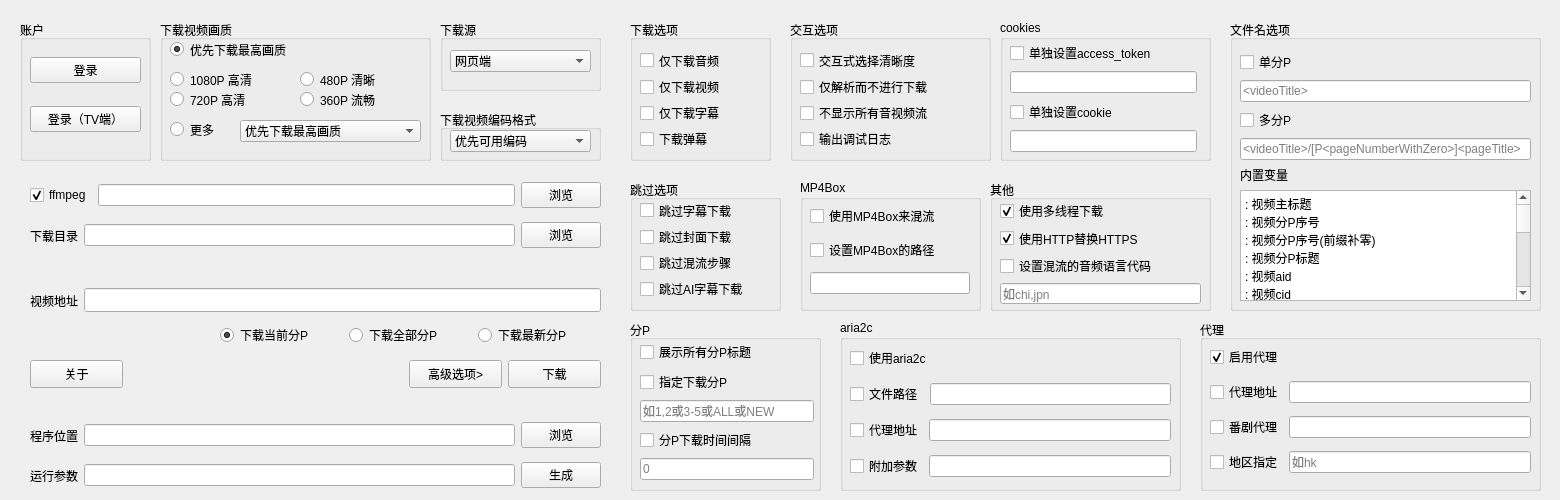
<?xml version="1.0" encoding="UTF-8"?>
<ui version="4.0">
 <class>Form_main</class>
 <widget class="QWidget" name="Form_main">
  <property name="geometry">
   <rect>
    <x>0</x>
    <y>0</y>
    <width>1560</width>
    <height>500</height>
   </rect>
  </property>
  <property name="minimumSize">
   <size>
    <width>620</width>
    <height>400</height>
   </size>
  </property>
  <property name="maximumSize">
   <size>
    <width>1560</width>
    <height>500</height>
   </size>
  </property>
  <property name="windowTitle">
   <string>BBDown - GUI</string>
  </property>
  <widget class="QWidget" name="horizontalLayoutWidget">
   <property name="geometry">
    <rect>
     <x>30</x>
     <y>180</y>
     <width>571</width>
     <height>31</height>
    </rect>
   </property>
   <layout class="QHBoxLayout" name="horizontalLayout">
    <item>
     <widget class="QCheckBox" name="checkBox_ffmpeg">
      <property name="whatsThis">
       <string/>
      </property>
      <property name="text">
       <string>ffmpeg</string>
      </property>
      <property name="checked">
       <bool>true</bool>
      </property>
     </widget>
    </item>
    <item>
     <widget class="QLineEdit" name="lineEdit_ffmpeg">
      <property name="text">
       <string/>
      </property>
      <property name="readOnly">
       <bool>false</bool>
      </property>
     </widget>
    </item>
    <item>
     <widget class="QPushButton" name="pushButton_ffmpeg">
      <property name="enabled">
       <bool>true</bool>
      </property>
      <property name="text">
       <string>浏览</string>
      </property>
     </widget>
    </item>
   </layout>
  </widget>
  <widget class="QWidget" name="horizontalLayoutWidget_3">
   <property name="geometry">
    <rect>
     <x>30</x>
     <y>220</y>
     <width>571</width>
     <height>31</height>
    </rect>
   </property>
   <layout class="QHBoxLayout" name="horizontalLayout_3">
    <item>
     <widget class="QLabel" name="label_dir">
      <property name="text">
       <string>下载目录</string>
      </property>
     </widget>
    </item>
    <item>
     <widget class="QLineEdit" name="lineEdit_dir">
      <property name="text">
       <string/>
      </property>
     </widget>
    </item>
    <item>
     <widget class="QPushButton" name="pushButton_dir">
      <property name="enabled">
       <bool>true</bool>
      </property>
      <property name="text">
       <string>浏览</string>
      </property>
     </widget>
    </item>
   </layout>
  </widget>
  <widget class="QGroupBox" name="groupBox">
   <property name="geometry">
    <rect>
     <x>440</x>
     <y>20</y>
     <width>161</width>
     <height>71</height>
    </rect>
   </property>
   <property name="title">
    <string>下载源</string>
   </property>
   <widget class="QComboBox" name="comboBox_source">
    <property name="geometry">
     <rect>
      <x>10</x>
      <y>30</y>
      <width>141</width>
      <height>22</height>
     </rect>
    </property>
    <item>
     <property name="text">
      <string>网页端</string>
     </property>
    </item>
    <item>
     <property name="text">
      <string>TV端</string>
     </property>
    </item>
    <item>
     <property name="text">
      <string>APP端</string>
     </property>
    </item>
    <item>
     <property name="text">
      <string>国际端</string>
     </property>
    </item>
   </widget>
  </widget>
  <widget class="QGroupBox" name="groupBox_2">
   <property name="geometry">
    <rect>
     <x>440</x>
     <y>110</y>
     <width>161</width>
     <height>51</height>
    </rect>
   </property>
   <property name="title">
    <string>下载视频编码格式</string>
   </property>
   <widget class="QComboBox" name="comboBox_encoding">
    <property name="geometry">
     <rect>
      <x>10</x>
      <y>20</y>
      <width>141</width>
      <height>22</height>
     </rect>
    </property>
    <item>
     <property name="text">
      <string>优先可用编码</string>
     </property>
    </item>
    <item>
     <property name="text">
      <string>AVC</string>
     </property>
    </item>
    <item>
     <property name="text">
      <string>AV1</string>
     </property>
    </item>
    <item>
     <property name="text">
      <string>HEVC</string>
     </property>
    </item>
   </widget>
  </widget>
  <widget class="QGroupBox" name="groupBox_3">
   <property name="geometry">
    <rect>
     <x>20</x>
     <y>20</y>
     <width>131</width>
     <height>141</height>
    </rect>
   </property>
   <property name="title">
    <string>账户</string>
   </property>
   <widget class="QWidget" name="verticalLayoutWidget_3">
    <property name="geometry">
     <rect>
      <x>10</x>
      <y>20</y>
      <width>111</width>
      <height>111</height>
     </rect>
    </property>
    <layout class="QVBoxLayout" name="verticalLayout_4">
     <item>
      <widget class="QPushButton" name="pushButton_login">
       <property name="text">
        <string>登录</string>
       </property>
      </widget>
     </item>
     <item>
      <widget class="QPushButton" name="pushButton_logintv">
       <property name="text">
        <string>登录（TV端）</string>
       </property>
      </widget>
     </item>
    </layout>
   </widget>
  </widget>
  <widget class="QWidget" name="horizontalLayoutWidget_4">
   <property name="geometry">
    <rect>
     <x>30</x>
     <y>280</y>
     <width>571</width>
     <height>41</height>
    </rect>
   </property>
   <layout class="QHBoxLayout" name="horizontalLayout_4">
    <item>
     <widget class="QLabel" name="label_url">
      <property name="text">
       <string>视频地址</string>
      </property>
     </widget>
    </item>
    <item>
     <widget class="QLineEdit" name="lineEdit_url">
      <property name="maximumSize">
       <size>
        <width>16777215</width>
        <height>24</height>
       </size>
      </property>
      <property name="toolTip">
       <string>&lt;html&gt;&lt;head/&gt;&lt;body&gt;&lt;p&gt;视频地址 或 av bv BV ep ss&lt;/p&gt;&lt;/body&gt;&lt;/html&gt;</string>
      </property>
      <property name="whatsThis">
       <string>&lt;html&gt;&lt;head/&gt;&lt;body&gt;&lt;p&gt;&lt;br/&gt;&lt;/p&gt;&lt;/body&gt;&lt;/html&gt;</string>
      </property>
     </widget>
    </item>
   </layout>
  </widget>
  <widget class="QPushButton" name="pushButton_download">
   <property name="geometry">
    <rect>
     <x>508</x>
     <y>360</y>
     <width>93</width>
     <height>28</height>
    </rect>
   </property>
   <property name="text">
    <string>下载</string>
   </property>
  </widget>
  <widget class="QPushButton" name="pushButton_advanced">
   <property name="geometry">
    <rect>
     <x>409</x>
     <y>360</y>
     <width>93</width>
     <height>28</height>
    </rect>
   </property>
   <property name="text">
    <string>高级选项&gt;</string>
   </property>
  </widget>
  <widget class="QPushButton" name="pushButton_about">
   <property name="enabled">
    <bool>true</bool>
   </property>
   <property name="geometry">
    <rect>
     <x>30</x>
     <y>360</y>
     <width>93</width>
     <height>28</height>
    </rect>
   </property>
   <property name="text">
    <string>关于</string>
   </property>
  </widget>
  <widget class="QGroupBox" name="groupBox_4">
   <property name="geometry">
    <rect>
     <x>800</x>
     <y>180</y>
     <width>181</width>
     <height>131</height>
    </rect>
   </property>
   <property name="title">
    <string>MP4Box</string>
   </property>
   <widget class="QWidget" name="verticalLayoutWidget_10">
    <property name="geometry">
     <rect>
      <x>10</x>
      <y>20</y>
      <width>160</width>
      <height>101</height>
     </rect>
    </property>
    <layout class="QVBoxLayout" name="verticalLayout_10">
     <item>
      <widget class="QCheckBox" name="checkBox_mp4box">
       <property name="text">
        <string>使用MP4Box来混流</string>
       </property>
      </widget>
     </item>
     <item>
      <widget class="QCheckBox" name="checkBox_mp4box_path">
       <property name="text">
        <string>设置MP4Box的路径</string>
       </property>
      </widget>
     </item>
     <item>
      <widget class="QLineEdit" name="lineEdit_mp4box_path">
       <property name="toolTip">
        <string>&lt;html&gt;&lt;head/&gt;&lt;body&gt;&lt;p&gt;mp4box的路径&lt;/p&gt;&lt;/body&gt;&lt;/html&gt;</string>
       </property>
       <property name="whatsThis">
        <string>&lt;html&gt;&lt;head/&gt;&lt;body&gt;&lt;p&gt;路径不要包含空格&lt;/p&gt;&lt;/body&gt;&lt;/html&gt;</string>
       </property>
      </widget>
     </item>
    </layout>
   </widget>
  </widget>
  <widget class="QGroupBox" name="groupBox_5">
   <property name="geometry">
    <rect>
     <x>1000</x>
     <y>20</y>
     <width>211</width>
     <height>141</height>
    </rect>
   </property>
   <property name="title">
    <string>cookies</string>
   </property>
   <widget class="QWidget" name="verticalLayoutWidget_13">
    <property name="geometry">
     <rect>
      <x>10</x>
      <y>20</y>
      <width>187</width>
      <height>113</height>
     </rect>
    </property>
    <layout class="QVBoxLayout" name="verticalLayout_13">
     <item>
      <layout class="QVBoxLayout" name="verticalLayout_9">
       <item>
        <widget class="QCheckBox" name="checkBox_token">
         <property name="toolTip">
          <string>&lt;html&gt;&lt;head/&gt;&lt;body&gt;&lt;p&gt;设置access_token用以下载TV/APP接口的会员内容&lt;/p&gt;&lt;/body&gt;&lt;/html&gt;</string>
         </property>
         <property name="text">
          <string>单独设置access_token</string>
         </property>
        </widget>
       </item>
       <item>
        <widget class="QLineEdit" name="lineEdit_token">
         <property name="placeholderText">
          <string/>
         </property>
        </widget>
       </item>
      </layout>
     </item>
     <item>
      <layout class="QVBoxLayout" name="verticalLayout_8">
       <item>
        <widget class="QCheckBox" name="checkBox_c">
         <property name="toolTip">
          <string>&lt;html&gt;&lt;head/&gt;&lt;body&gt;&lt;p&gt;设置字符串cookie用以下载网页接口的会员内容&lt;/p&gt;&lt;/body&gt;&lt;/html&gt;</string>
         </property>
         <property name="text">
          <string>单独设置cookie</string>
         </property>
        </widget>
       </item>
       <item>
        <widget class="QLineEdit" name="lineEdit_c">
         <property name="placeholderText">
          <string/>
         </property>
        </widget>
       </item>
      </layout>
     </item>
    </layout>
   </widget>
  </widget>
  <widget class="QGroupBox" name="groupBox_6">
   <property name="geometry">
    <rect>
     <x>630</x>
     <y>20</y>
     <width>141</width>
     <height>141</height>
    </rect>
   </property>
   <property name="title">
    <string>下载选项</string>
   </property>
   <widget class="QWidget" name="verticalLayoutWidget_6">
    <property name="geometry">
     <rect>
      <x>10</x>
      <y>30</y>
      <width>121</width>
      <height>99</height>
     </rect>
    </property>
    <layout class="QVBoxLayout" name="verticalLayout_6">
     <item>
      <widget class="QCheckBox" name="checkBox_audio_only">
       <property name="text">
        <string>仅下载音频</string>
       </property>
      </widget>
     </item>
     <item>
      <widget class="QCheckBox" name="checkBox_video_only">
       <property name="text">
        <string>仅下载视频</string>
       </property>
      </widget>
     </item>
     <item>
      <widget class="QCheckBox" name="checkBox_sub_only">
       <property name="text">
        <string>仅下载字幕</string>
       </property>
      </widget>
     </item>
     <item>
      <widget class="QCheckBox" name="checkBox_danmaku">
       <property name="text">
        <string>下载弹幕</string>
       </property>
      </widget>
     </item>
    </layout>
   </widget>
  </widget>
  <widget class="QGroupBox" name="groupBox_7">
   <property name="geometry">
    <rect>
     <x>1230</x>
     <y>20</y>
     <width>311</width>
     <height>291</height>
    </rect>
   </property>
   <property name="title">
    <string>文件名选项</string>
   </property>
   <widget class="QWidget" name="verticalLayoutWidget_4">
    <property name="geometry">
     <rect>
      <x>10</x>
      <y>30</y>
      <width>291</width>
      <height>251</height>
     </rect>
    </property>
    <layout class="QVBoxLayout" name="verticalLayout_14">
     <item>
      <layout class="QVBoxLayout" name="verticalLayout">
       <item>
        <widget class="QCheckBox" name="checkBox_F">
         <property name="text">
          <string>单分P</string>
         </property>
        </widget>
       </item>
       <item>
        <widget class="QLineEdit" name="lineEdit_F">
         <property name="placeholderText">
          <string>&lt;videoTitle&gt;</string>
         </property>
        </widget>
       </item>
      </layout>
     </item>
     <item>
      <layout class="QVBoxLayout" name="verticalLayout_2">
       <item>
        <widget class="QCheckBox" name="checkBox_M">
         <property name="text">
          <string>多分P</string>
         </property>
        </widget>
       </item>
       <item>
        <widget class="QLineEdit" name="lineEdit_M">
         <property name="placeholderText">
          <string>&lt;videoTitle&gt;/[P&lt;pageNumberWithZero&gt;]&lt;pageTitle&gt;</string>
         </property>
        </widget>
       </item>
      </layout>
     </item>
     <item>
      <layout class="QVBoxLayout" name="verticalLayout_18">
       <item>
        <widget class="QLabel" name="label_val">
         <property name="text">
          <string>内置变量</string>
         </property>
        </widget>
       </item>
       <item>
        <widget class="QPlainTextEdit" name="plainTextEdit">
         <property name="readOnly">
          <bool>true</bool>
         </property>
         <property name="plainText">
          <string>&lt;videoTitle&gt;: 视频主标题
&lt;pageNumber&gt;: 视频分P序号
&lt;pageNumberWithZero&gt;: 视频分P序号(前缀补零)
&lt;pageTitle&gt;: 视频分P标题
&lt;aid&gt;: 视频aid
&lt;cid&gt;: 视频cid
&lt;dfn&gt;: 视频清晰度
&lt;res&gt;: 视频分辨率
&lt;fps&gt;: 视频帧率
&lt;videoCodecs&gt;: 视频编码
&lt;videoBandwidth&gt;: 视频码率
&lt;audioCodecs&gt;: 音频编码
&lt;audioBandwidth&gt;: 音频码率
&lt;ownerName&gt;: 上传者名称
&lt;ownerMid&gt;: 上传者mid</string>
         </property>
        </widget>
       </item>
      </layout>
     </item>
    </layout>
   </widget>
  </widget>
  <widget class="QGroupBox" name="groupBox_8">
   <property name="geometry">
    <rect>
     <x>630</x>
     <y>320</y>
     <width>191</width>
     <height>171</height>
    </rect>
   </property>
   <property name="title">
    <string>分P</string>
   </property>
   <widget class="QWidget" name="verticalLayoutWidget_12">
    <property name="geometry">
     <rect>
      <x>10</x>
      <y>20</y>
      <width>174</width>
      <height>141</height>
     </rect>
    </property>
    <layout class="QVBoxLayout" name="verticalLayout_12">
     <item>
      <widget class="QCheckBox" name="checkBox_p_show_all">
       <property name="text">
        <string>展示所有分P标题</string>
       </property>
      </widget>
     </item>
     <item>
      <layout class="QVBoxLayout" name="verticalLayout_5">
       <item>
        <widget class="QCheckBox" name="checkBox_p">
         <property name="toolTip">
          <string>&lt;html&gt;&lt;head/&gt;&lt;body&gt;&lt;p&gt;选择指定分p或分p范围：(-p 8 或 -p 1,2 或 -p 3-5 或 -p ALL)&lt;/p&gt;&lt;/body&gt;&lt;/html&gt;</string>
         </property>
         <property name="text">
          <string>指定下载分P</string>
         </property>
        </widget>
       </item>
       <item>
        <widget class="QLineEdit" name="lineEdit_p">
         <property name="toolTip">
          <string>&lt;html&gt;&lt;head/&gt;&lt;body&gt;&lt;p&gt;选择指定分p或分p范围：(-p 8 或 -p 1,2 或 -p 3-5 或 -p ALL)&lt;/p&gt;&lt;/body&gt;&lt;/html&gt;</string>
         </property>
         <property name="placeholderText">
          <string>如1,2或3-5或ALL或NEW</string>
         </property>
        </widget>
       </item>
      </layout>
     </item>
     <item>
      <layout class="QVBoxLayout" name="verticalLayout_11">
       <item>
        <widget class="QCheckBox" name="checkBox_p_delay">
         <property name="toolTip">
          <string>&lt;html&gt;&lt;head/&gt;&lt;body&gt;&lt;p&gt;设置下载合集分P之间的下载间隔时间(单位: 秒, 默认无间隔)&lt;/p&gt;&lt;/body&gt;&lt;/html&gt;</string>
         </property>
         <property name="text">
          <string>分P下载时间间隔</string>
         </property>
        </widget>
       </item>
       <item>
        <widget class="QLineEdit" name="lineEdit_p_delay">
         <property name="placeholderText">
          <string>0</string>
         </property>
        </widget>
       </item>
      </layout>
     </item>
    </layout>
   </widget>
  </widget>
  <widget class="QGroupBox" name="groupBox_9">
   <property name="geometry">
    <rect>
     <x>790</x>
     <y>20</y>
     <width>201</width>
     <height>141</height>
    </rect>
   </property>
   <property name="title">
    <string>交互选项</string>
   </property>
   <widget class="QWidget" name="verticalLayoutWidget_15">
    <property name="geometry">
     <rect>
      <x>10</x>
      <y>30</y>
      <width>181</width>
      <height>99</height>
     </rect>
    </property>
    <layout class="QVBoxLayout" name="verticalLayout_15">
     <item>
      <widget class="QCheckBox" name="checkBox_ia">
       <property name="text">
        <string>交互式选择清晰度</string>
       </property>
      </widget>
     </item>
     <item>
      <widget class="QCheckBox" name="checkBox_info">
       <property name="text">
        <string>仅解析而不进行下载</string>
       </property>
      </widget>
     </item>
     <item>
      <widget class="QCheckBox" name="checkBox_hs">
       <property name="text">
        <string>不显示所有音视频流</string>
       </property>
      </widget>
     </item>
     <item>
      <widget class="QCheckBox" name="checkBox_debug">
       <property name="text">
        <string>输出调试日志</string>
       </property>
      </widget>
     </item>
    </layout>
   </widget>
  </widget>
  <widget class="QGroupBox" name="groupBox_10">
   <property name="geometry">
    <rect>
     <x>630</x>
     <y>180</y>
     <width>151</width>
     <height>131</height>
    </rect>
   </property>
   <property name="title">
    <string>跳过选项</string>
   </property>
   <widget class="QWidget" name="verticalLayoutWidget_16">
    <property name="geometry">
     <rect>
      <x>10</x>
      <y>20</y>
      <width>135</width>
      <height>99</height>
     </rect>
    </property>
    <layout class="QVBoxLayout" name="verticalLayout_16">
     <item>
      <widget class="QCheckBox" name="checkBox_skip_subtitle">
       <property name="text">
        <string>跳过字幕下载</string>
       </property>
      </widget>
     </item>
     <item>
      <widget class="QCheckBox" name="checkBox_skip_cover">
       <property name="text">
        <string>跳过封面下载</string>
       </property>
      </widget>
     </item>
     <item>
      <widget class="QCheckBox" name="checkBox_skip_mux">
       <property name="text">
        <string>跳过混流步骤</string>
       </property>
      </widget>
     </item>
     <item>
      <widget class="QCheckBox" name="checkBox_skip_ai">
       <property name="text">
        <string>跳过AI字幕下载</string>
       </property>
      </widget>
     </item>
    </layout>
   </widget>
  </widget>
  <widget class="QGroupBox" name="groupBox_11">
   <property name="geometry">
    <rect>
     <x>990</x>
     <y>180</y>
     <width>221</width>
     <height>131</height>
    </rect>
   </property>
   <property name="title">
    <string>其他</string>
   </property>
   <widget class="QWidget" name="verticalLayoutWidget_17">
    <property name="geometry">
     <rect>
      <x>10</x>
      <y>20</y>
      <width>201</width>
      <height>104</height>
     </rect>
    </property>
    <layout class="QVBoxLayout" name="verticalLayout_17">
     <item>
      <widget class="QCheckBox" name="checkBox_mt">
       <property name="text">
        <string>使用多线程下载</string>
       </property>
       <property name="checked">
        <bool>true</bool>
       </property>
      </widget>
     </item>
     <item>
      <widget class="QCheckBox" name="checkBox_force_http">
       <property name="text">
        <string>使用HTTP替换HTTPS</string>
       </property>
       <property name="checked">
        <bool>true</bool>
       </property>
      </widget>
     </item>
     <item>
      <widget class="QCheckBox" name="checkBox_language">
       <property name="toolTip">
        <string>&lt;html&gt;&lt;head/&gt;&lt;body&gt;&lt;p&gt;设置混流的音频语言(代码)，如chi, jpn等&lt;/p&gt;&lt;/body&gt;&lt;/html&gt;</string>
       </property>
       <property name="text">
        <string>设置混流的音频语言代码</string>
       </property>
      </widget>
     </item>
     <item>
      <widget class="QLineEdit" name="lineEdit_language">
       <property name="placeholderText">
        <string>如chi,jpn</string>
       </property>
      </widget>
     </item>
    </layout>
   </widget>
  </widget>
  <widget class="QWidget" name="horizontalLayoutWidget_5">
   <property name="geometry">
    <rect>
     <x>30</x>
     <y>420</y>
     <width>571</width>
     <height>31</height>
    </rect>
   </property>
   <layout class="QHBoxLayout" name="horizontalLayout_5">
    <item>
     <widget class="QLabel" name="label_bbdown">
      <property name="text">
       <string>程序位置</string>
      </property>
     </widget>
    </item>
    <item>
     <widget class="QLineEdit" name="lineEdit_bbdown">
      <property name="toolTip">
       <string>&lt;html&gt;&lt;head/&gt;&lt;body&gt;&lt;p&gt;BBDown 程序位置&lt;/p&gt;&lt;/body&gt;&lt;/html&gt;</string>
      </property>
      <property name="whatsThis">
       <string>&lt;html&gt;&lt;head/&gt;&lt;body&gt;&lt;p&gt;&lt;br/&gt;&lt;/p&gt;&lt;/body&gt;&lt;/html&gt;</string>
      </property>
     </widget>
    </item>
    <item>
     <widget class="QPushButton" name="pushButton_bbdown">
      <property name="text">
       <string>浏览</string>
      </property>
     </widget>
    </item>
   </layout>
  </widget>
  <widget class="QWidget" name="horizontalLayoutWidget_2">
   <property name="geometry">
    <rect>
     <x>220</x>
     <y>320</y>
     <width>381</width>
     <height>31</height>
    </rect>
   </property>
   <layout class="QHBoxLayout" name="horizontalLayout_2">
    <item>
     <widget class="QRadioButton" name="radioButton_p_current">
      <property name="text">
       <string>下载当前分P</string>
      </property>
      <property name="checked">
       <bool>true</bool>
      </property>
     </widget>
    </item>
    <item>
     <widget class="QRadioButton" name="radioButton_p_all">
      <property name="text">
       <string>下载全部分P</string>
      </property>
     </widget>
    </item>
    <item>
     <widget class="QRadioButton" name="radioButton_p_new">
      <property name="text">
       <string>下载最新分P</string>
      </property>
     </widget>
    </item>
   </layout>
  </widget>
  <widget class="QGroupBox" name="groupBox_14">
   <property name="geometry">
    <rect>
     <x>160</x>
     <y>20</y>
     <width>271</width>
     <height>141</height>
    </rect>
   </property>
   <property name="title">
    <string>下载视频画质</string>
   </property>
   <widget class="QRadioButton" name="radioButton_dfn_480P">
    <property name="geometry">
     <rect>
      <x>140</x>
      <y>50</y>
      <width>120</width>
      <height>19</height>
     </rect>
    </property>
    <property name="text">
     <string>480P 清晰</string>
    </property>
   </widget>
   <widget class="QRadioButton" name="radioButton_dfn_more">
    <property name="geometry">
     <rect>
      <x>10</x>
      <y>100</y>
      <width>61</width>
      <height>19</height>
     </rect>
    </property>
    <property name="text">
     <string>更多</string>
    </property>
   </widget>
   <widget class="QRadioButton" name="radioButton_dfn_priority">
    <property name="geometry">
     <rect>
      <x>10</x>
      <y>20</y>
      <width>249</width>
      <height>19</height>
     </rect>
    </property>
    <property name="text">
     <string>优先下载最高画质</string>
    </property>
    <property name="checked">
     <bool>true</bool>
    </property>
   </widget>
   <widget class="QRadioButton" name="radioButton_dfn_1080P">
    <property name="geometry">
     <rect>
      <x>10</x>
      <y>50</y>
      <width>119</width>
      <height>19</height>
     </rect>
    </property>
    <property name="text">
     <string>1080P 高清</string>
    </property>
   </widget>
   <widget class="QRadioButton" name="radioButton_dfn_360P">
    <property name="geometry">
     <rect>
      <x>140</x>
      <y>70</y>
      <width>120</width>
      <height>19</height>
     </rect>
    </property>
    <property name="text">
     <string>360P 流畅</string>
    </property>
   </widget>
   <widget class="QRadioButton" name="radioButton_dfn_720P">
    <property name="geometry">
     <rect>
      <x>10</x>
      <y>70</y>
      <width>119</width>
      <height>19</height>
     </rect>
    </property>
    <property name="text">
     <string>720P 高清</string>
    </property>
   </widget>
   <widget class="QComboBox" name="comboBox_dfn_more">
    <property name="geometry">
     <rect>
      <x>80</x>
      <y>100</y>
      <width>181</width>
      <height>22</height>
     </rect>
    </property>
    <item>
     <property name="text">
      <string>优先下载最高画质</string>
     </property>
    </item>
    <item>
     <property name="text">
      <string>8K 超高清</string>
     </property>
    </item>
    <item>
     <property name="text">
      <string>杜比视界</string>
     </property>
    </item>
    <item>
     <property name="text">
      <string>HDR 真彩</string>
     </property>
    </item>
    <item>
     <property name="text">
      <string>4K 超清</string>
     </property>
    </item>
    <item>
     <property name="text">
      <string>1080P 高帧率</string>
     </property>
    </item>
    <item>
     <property name="text">
      <string>1080P 高码率</string>
     </property>
    </item>
    <item>
     <property name="text">
      <string>720P 高帧率</string>
     </property>
    </item>
   </widget>
  </widget>
  <widget class="QGroupBox" name="groupBox_12">
   <property name="geometry">
    <rect>
     <x>840</x>
     <y>320</y>
     <width>341</width>
     <height>171</height>
    </rect>
   </property>
   <property name="title">
    <string>aria2c</string>
   </property>
   <widget class="QWidget" name="verticalLayoutWidget_7">
    <property name="geometry">
     <rect>
      <x>10</x>
      <y>20</y>
      <width>321</width>
      <height>144</height>
     </rect>
    </property>
    <layout class="QVBoxLayout" name="verticalLayout_19">
     <item>
      <widget class="QCheckBox" name="checkBox_use_aria2c">
       <property name="text">
        <string>使用aria2c</string>
       </property>
      </widget>
     </item>
     <item>
      <layout class="QHBoxLayout" name="horizontalLayout_6">
       <item>
        <widget class="QCheckBox" name="checkBox_aria2c_path">
         <property name="text">
          <string>文件路径</string>
         </property>
        </widget>
       </item>
       <item>
        <widget class="QLineEdit" name="lineEdit_aria2c_path">
         <property name="text">
          <string/>
         </property>
         <property name="readOnly">
          <bool>false</bool>
         </property>
        </widget>
       </item>
      </layout>
     </item>
     <item>
      <layout class="QHBoxLayout" name="horizontalLayout_7">
       <item>
        <widget class="QCheckBox" name="checkBox_aria2c_proxy">
         <property name="toolTip">
          <string>&lt;html&gt;&lt;head/&gt;&lt;body&gt;&lt;p&gt;调用aria2c进行下载时的代理地址配置&lt;/p&gt;&lt;/body&gt;&lt;/html&gt;</string>
         </property>
         <property name="text">
          <string>代理地址</string>
         </property>
        </widget>
       </item>
       <item>
        <widget class="QLineEdit" name="lineEdit_aria2c_proxy">
         <property name="toolTip">
          <string>&lt;html&gt;&lt;head/&gt;&lt;body&gt;&lt;p&gt;调用aria2c进行下载时的代理地址配置&lt;/p&gt;&lt;/body&gt;&lt;/html&gt;</string>
         </property>
        </widget>
       </item>
      </layout>
     </item>
     <item>
      <layout class="QHBoxLayout" name="horizontalLayout_8">
       <item>
        <widget class="QCheckBox" name="checkBox_aria2c_args">
         <property name="text">
          <string>附加参数</string>
         </property>
        </widget>
       </item>
       <item>
        <widget class="QLineEdit" name="lineEdit_aria2c_args"/>
       </item>
      </layout>
     </item>
    </layout>
   </widget>
  </widget>
  <widget class="QGroupBox" name="groupBox_13">
   <property name="geometry">
    <rect>
     <x>1200</x>
     <y>320</y>
     <width>341</width>
     <height>171</height>
    </rect>
   </property>
   <property name="title">
    <string>代理</string>
   </property>
   <widget class="QWidget" name="verticalLayoutWidget">
    <property name="geometry">
     <rect>
      <x>10</x>
      <y>20</y>
      <width>321</width>
      <height>141</height>
     </rect>
    </property>
    <layout class="QVBoxLayout" name="verticalLayout_3">
     <item>
      <widget class="QCheckBox" name="checkBox_enable_proxy">
       <property name="text">
        <string>启用代理</string>
       </property>
       <property name="checked">
        <bool>true</bool>
       </property>
      </widget>
     </item>
     <item>
      <layout class="QHBoxLayout" name="horizontalLayout_9">
       <item>
        <widget class="QCheckBox" name="checkBox_host">
         <property name="text">
          <string>代理地址</string>
         </property>
        </widget>
       </item>
       <item>
        <widget class="QLineEdit" name="lineEdit_host"/>
       </item>
      </layout>
     </item>
     <item>
      <layout class="QHBoxLayout" name="horizontalLayout_11">
       <item>
        <widget class="QCheckBox" name="checkBox_ep_host">
         <property name="text">
          <string>番剧代理</string>
         </property>
        </widget>
       </item>
       <item>
        <widget class="QLineEdit" name="lineEdit_ep_host"/>
       </item>
      </layout>
     </item>
     <item>
      <layout class="QHBoxLayout" name="horizontalLayout_10">
       <item>
        <widget class="QCheckBox" name="checkBox_area">
         <property name="text">
          <string>地区指定</string>
         </property>
        </widget>
       </item>
       <item>
        <widget class="QLineEdit" name="lineEdit_area">
         <property name="text">
          <string/>
         </property>
         <property name="placeholderText">
          <string>如hk</string>
         </property>
        </widget>
       </item>
      </layout>
     </item>
    </layout>
   </widget>
  </widget>
  <widget class="QWidget" name="horizontalLayoutWidget_6">
   <property name="geometry">
    <rect>
     <x>30</x>
     <y>460</y>
     <width>571</width>
     <height>31</height>
    </rect>
   </property>
   <layout class="QHBoxLayout" name="horizontalLayout_12">
    <item>
     <widget class="QLabel" name="label_param">
      <property name="text">
       <string>运行参数</string>
      </property>
     </widget>
    </item>
    <item>
     <widget class="QLineEdit" name="lineEdit_param"/>
    </item>
    <item>
     <widget class="QPushButton" name="pushButton_param">
      <property name="text">
       <string>生成</string>
      </property>
     </widget>
    </item>
   </layout>
  </widget>
 </widget>
 <resources/>
 <connections/>
</ui>
